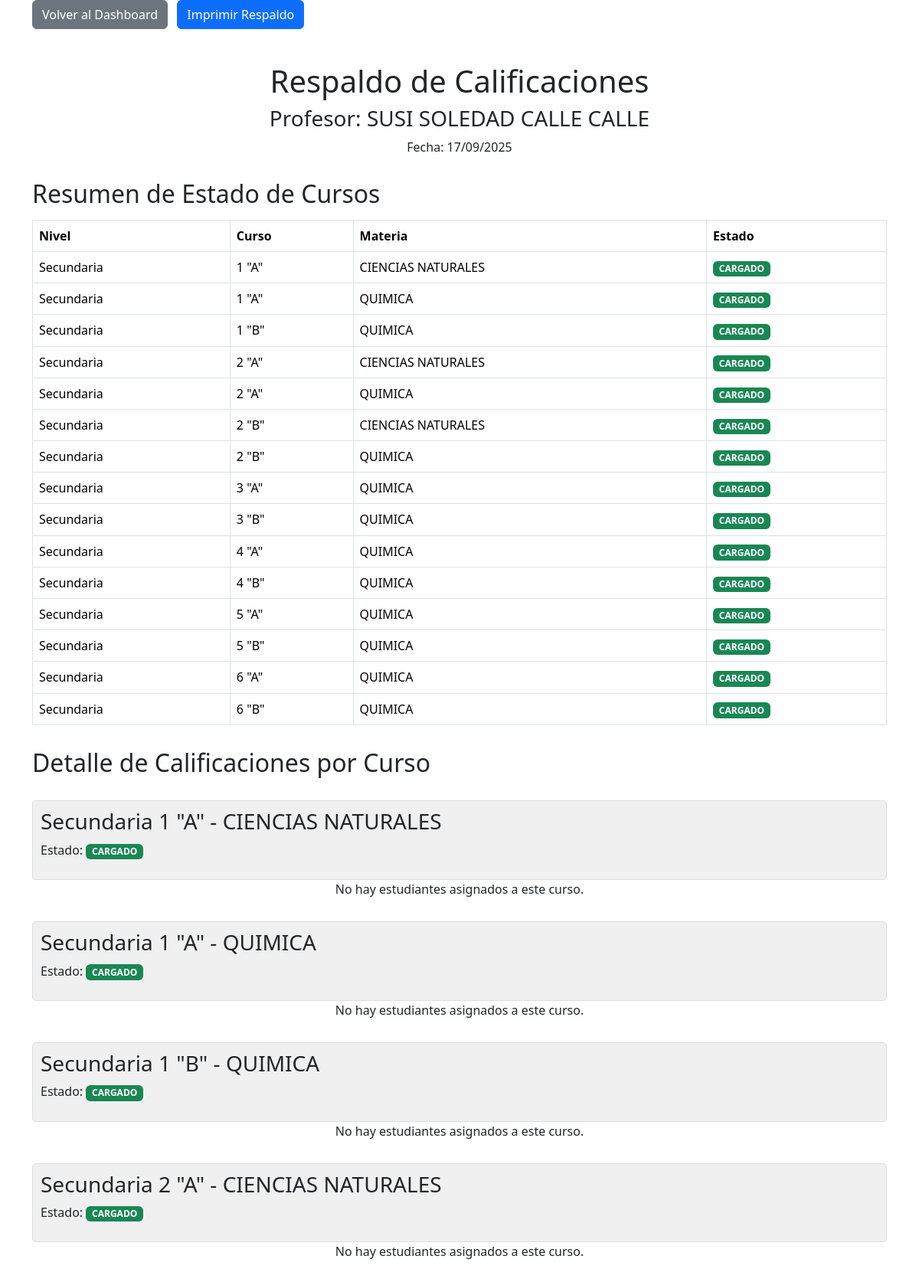
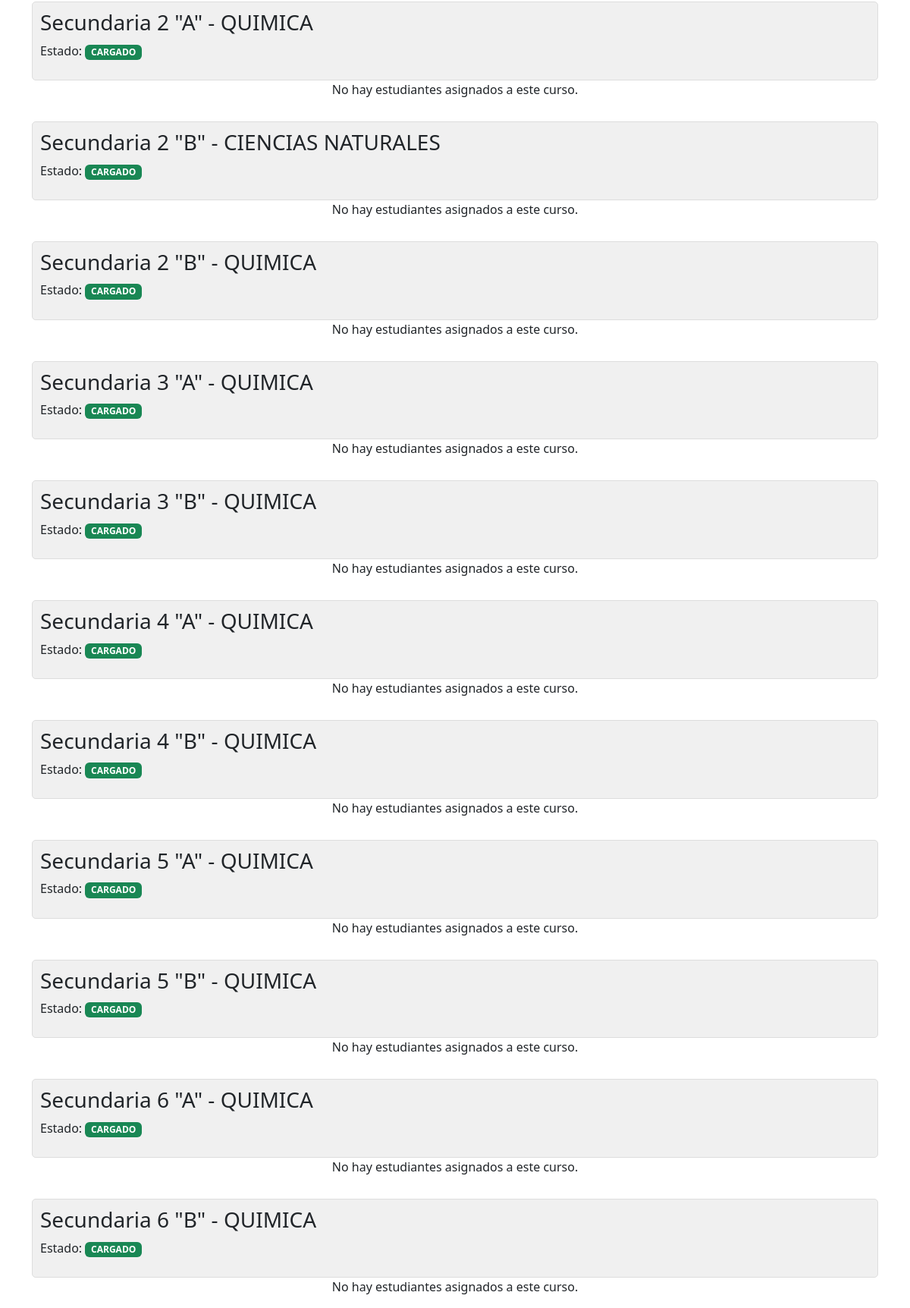
/profesor/generar_respaldo.php (signed in), run on the app's committed database (2 pictures, top to bottom).
### tables this page shows
CREATE TABLE `profesores_materias_cursos` (
  `id_profesor_materia_curso` int(11) NOT NULL,
  `id_personal` int(11) NOT NULL COMMENT 'FK a personal (profesor)',
  `id_curso_materia` int(11) NOT NULL COMMENT 'FK a cursos_materias',
  `estado` enum('FALTA','CARGADO') NOT NULL DEFAULT 'FALTA'
);

CREATE TABLE `cursos` (
  `id_curso` int(11) NOT NULL,
  `nivel` varchar(20) NOT NULL COMMENT 'Ej: Kinder, Primaria, Secundaria',
  `curso` int(11) NOT NULL COMMENT 'Número del curso, ej: 1, 2, 3',
  `paralelo` varchar(5) NOT NULL COMMENT 'Ej: A, B, C'
);

CREATE TABLE `materias` (
  `id_materia` int(11) NOT NULL,
  `nombre_materia` varchar(255) NOT NULL COMMENT 'Nombre de la materia, ej: Matemáticas, Física',
  `es_submateria` tinyint(1) DEFAULT 0,
  `materia_padre_id` int(11) DEFAULT NULL,
  `es_extra` tinyint(1) NOT NULL DEFAULT 0
);

### profesor/generar_respaldo.php (the view, shortened to what this page needs)
<?php
$profesor_id = $_SESSION['user_id'];
$profesor_nombre = $_SESSION['user_name'];
$database = new Database();
$conn = $database->connect();
$query_cursos = "
    SELECT pmc.id_curso_materia, pmc.estado, c.nivel, c.curso, c.paralelo,
           m.nombre_materia, m.id_materia, c.id_curso
    FROM profesores_materias_cursos pmc
    INNER JOIN cursos_materias cm ON pmc.id_curso_materia = cm.id_curso_materia
    INNER JOIN cursos c ON cm.id_curso = c.id_curso
    INNER JOIN materias m ON cm.id_materia = m.id_materia
    WHERE pmc.id_personal = :profesor_id
    ORDER BY c.nivel, c.curso, c.paralelo, m.nombre_materia
";
$stmt_cursos = $conn->prepare($query_cursos);
$stmt_cursos->bindParam(':profesor_id', $profesor_id, PDO::PARAM_INT);
$stmt_cursos->execute();
$cursos = $stmt_cursos->fetchAll(PDO::FETCH_ASSOC);
function obtenerEstudiantesNotas($conn, $id_curso, $id_materia) {
    $query = "
        SELECT e.id_estudiante, CONCAT(e.nombres, ' ', e.apellido_paterno, ' ', e.apellido_materno) AS nombre_completo
        FROM estudiantes e
        WHERE e.id_curso = :id_curso
        ORDER BY e.apellido_paterno, e.apellido_materno, e.nombres
    ";
    $stmt = $conn->prepare($query);
    $stmt->bindParam(':id_curso', $id_curso, PDO::PARAM_INT);
    $stmt->execute();
    $estudiantes = $stmt->fetchAll(PDO::FETCH_ASSOC);
    return $estudiantes;
}
$detalles_cursos = [];
foreach ($cursos as $curso) {
    $curso['estudiantes'] = obtenerEstudiantesNotas($conn, $curso['id_curso'], $curso['id_materia']);
    $detalles_cursos[] = $curso;
}
?>
<!DOCTYPE html>
<html lang="es">
<head>
    <link rel="stylesheet" href="../css/bootstrap.min.css">
</head>
<body>
    <div class="container">
        <div class="row mb-4 no-print">
            <div class="col">
                <a href="dashboard.php" class="btn btn-secondary">Volver al Dashboard</a>
                <button onclick="window.print()" class="btn btn-primary ms-2">Imprimir Respaldo</button>
            </div>
        </div>
        <div class="header">
            <h1>Respaldo de Calificaciones</h1>
            <h3>Profesor: <?php echo htmlspecialchars($profesor_nombre); ?></h3>
            <p>Fecha: <?php echo date('d/m/Y'); ?></p>
        </div>
        <h2 class="subheader">Resumen de Estado de Cursos</h2>
        <table class="table table-bordered">
            <thead>
                <tr>
                    <th>Nivel</th>
                    <th>Curso</th>
                    <th>Materia</th>
                    <th>Estado</th>
                </tr>
            </thead>
            <tbody>
                <?php foreach ($cursos as $curso): ?>
                <tr>
                    <td><?php echo htmlspecialchars($curso['nivel']); ?></td>
                    <td><?php echo htmlspecialchars($curso['curso']) . ' "' . htmlspecialchars($curso['paralelo']) . '"'; ?></td>
                    <td><?php echo htmlspecialchars($curso['nombre_materia']); ?></td>
                    <td>
                        <?php if ($curso['estado'] == 'CARGADO'): ?>
                            <span class="badge bg-success">CARGADO</span>
                        <?php else: ?>
                            <span class="badge bg-danger">FALTA</span>
                        <?php endif; ?>
                    </td>
                </tr>
                <?php endforeach; ?>
            </tbody>
        </table>
        <h2 class="subheader page-break">Detalle de Calificaciones por Curso</h2>
        <?php foreach ($detalles_cursos as $index => $curso): ?>
            <div class="curso-header">
                <h3><?php echo htmlspecialchars($curso['nivel']) . ' ' . htmlspecialchars($curso['curso']) . ' "' . htmlspecialchars($curso['paralelo']) . '" - ' . htmlspecialchars($curso['nombre_materia']); ?></h3>
                <p>Estado:
                    <?php if ($curso['estado'] == 'CARGADO'): ?>
                        <span class="badge bg-success">CARGADO</span>
                    <?php else: ?>
                        <span class="badge bg-danger">FALTA</span>
                    <?php endif; ?>
                </p>
            </div>
            <?php if (empty($curso['estudiantes'])): ?>
                <p class="text-center">No hay estudiantes asignados a este curso.</p>
            <?php endif; ?>
        <?php endforeach; ?>
    </div>
</body>
</html>

### profesor/generar_respaldo.php (style rules this page uses)
.header { text-align: center; margin-bottom: 25px; padding-top: 20px; }
.subheader { margin-top: 30px; margin-bottom: 15px; }
.curso-header { background-color: #f0f0f0; padding: 10px; margin-top: 30px; border: 1px solid #ddd; border-radius: 5px; }

### data on the page
profesores_materias_cursos: cursos.nivel "Secundaria", cursos.curso "1", cursos.paralelo "A", materias.nombre_materia "CIENCIAS NATURALES", estado "CARGADO"
profesores_materias_cursos: cursos.nivel "Secundaria", cursos.curso "1", cursos.paralelo "A", materias.nombre_materia "QUIMICA", estado "CARGADO"
profesores_materias_cursos: cursos.nivel "Secundaria", cursos.curso "1", cursos.paralelo "B", materias.nombre_materia "QUIMICA", estado "CARGADO"
profesores_materias_cursos: cursos.nivel "Secundaria", cursos.curso "2", cursos.paralelo "A", materias.nombre_materia "CIENCIAS NATURALES", estado "CARGADO"
profesores_materias_cursos: cursos.nivel "Secundaria", cursos.curso "2", cursos.paralelo "A", materias.nombre_materia "QUIMICA", estado "CARGADO"
profesores_materias_cursos: cursos.nivel "Secundaria", cursos.curso "2", cursos.paralelo "B", materias.nombre_materia "CIENCIAS NATURALES", estado "CARGADO"
profesores_materias_cursos: cursos.nivel "Secundaria", cursos.curso "2", cursos.paralelo "B", materias.nombre_materia "QUIMICA", estado "CARGADO"
profesores_materias_cursos: cursos.nivel "Secundaria", cursos.curso "3", cursos.paralelo "A", materias.nombre_materia "QUIMICA", estado "CARGADO"
profesores_materias_cursos: cursos.nivel "Secundaria", cursos.curso "3", cursos.paralelo "B", materias.nombre_materia "QUIMICA", estado "CARGADO"
profesores_materias_cursos: cursos.nivel "Secundaria", cursos.curso "4", cursos.paralelo "A", materias.nombre_materia "QUIMICA", estado "CARGADO"
profesores_materias_cursos: cursos.nivel "Secundaria", cursos.curso "4", cursos.paralelo "B", materias.nombre_materia "QUIMICA", estado "CARGADO"
profesores_materias_cursos: cursos.nivel "Secundaria", cursos.curso "5", cursos.paralelo "A", materias.nombre_materia "QUIMICA", estado "CARGADO"
profesores_materias_cursos: cursos.nivel "Secundaria", cursos.curso "5", cursos.paralelo "B", materias.nombre_materia "QUIMICA", estado "CARGADO"
profesores_materias_cursos: cursos.nivel "Secundaria", cursos.curso "6", cursos.paralelo "A", materias.nombre_materia "QUIMICA", estado "CARGADO"
profesores_materias_cursos: cursos.nivel "Secundaria", cursos.curso "6", cursos.paralelo "B", materias.nombre_materia "QUIMICA", estado "CARGADO"

### other printed values
$profesor_nombre "SUSI SOLEDAD CALLE CALLE"
